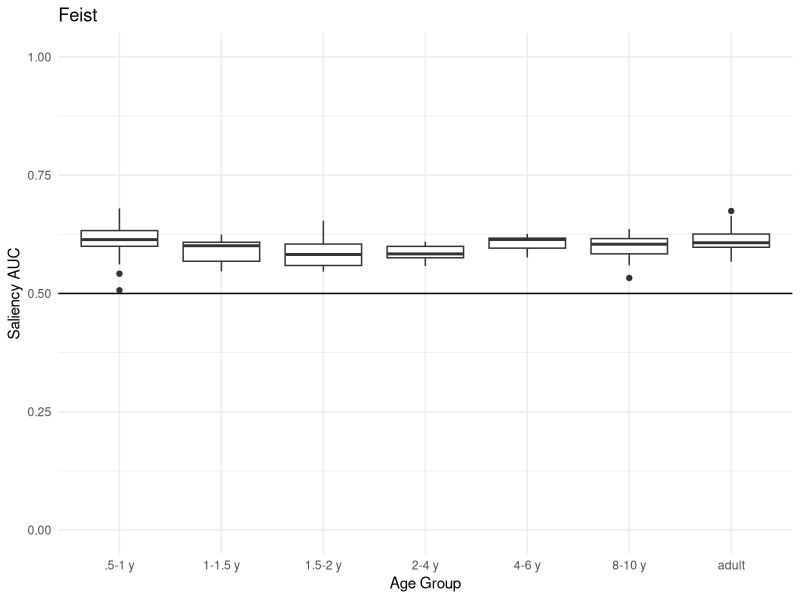
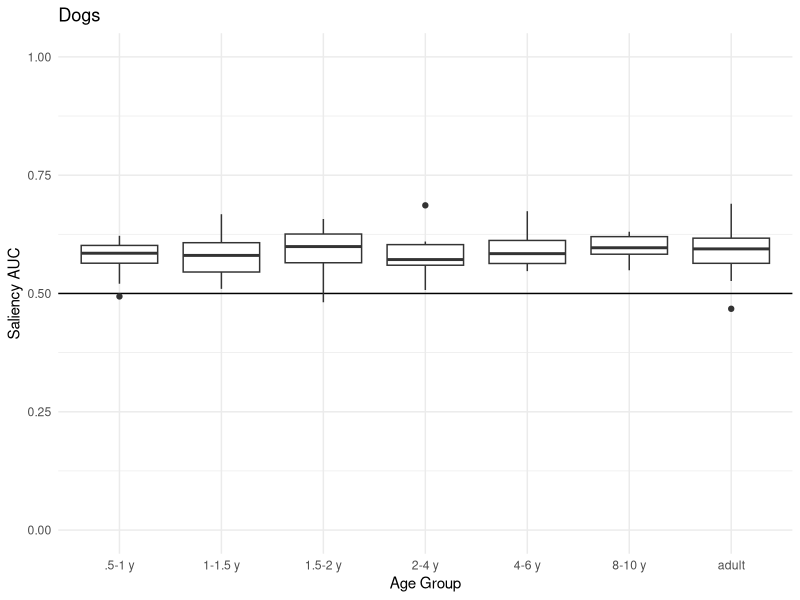
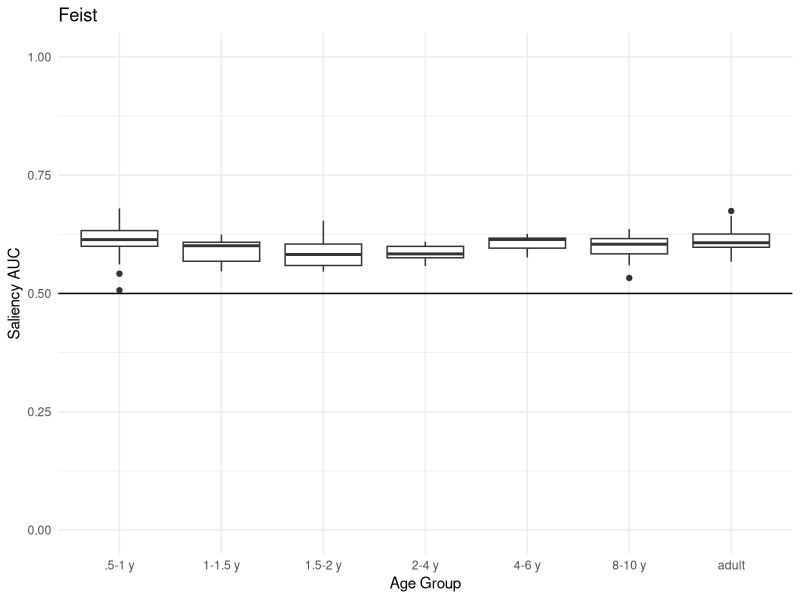
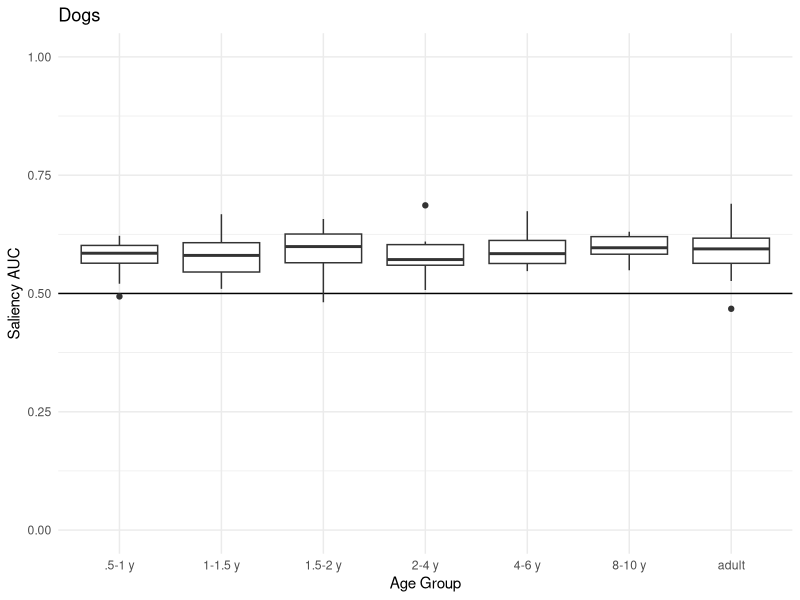
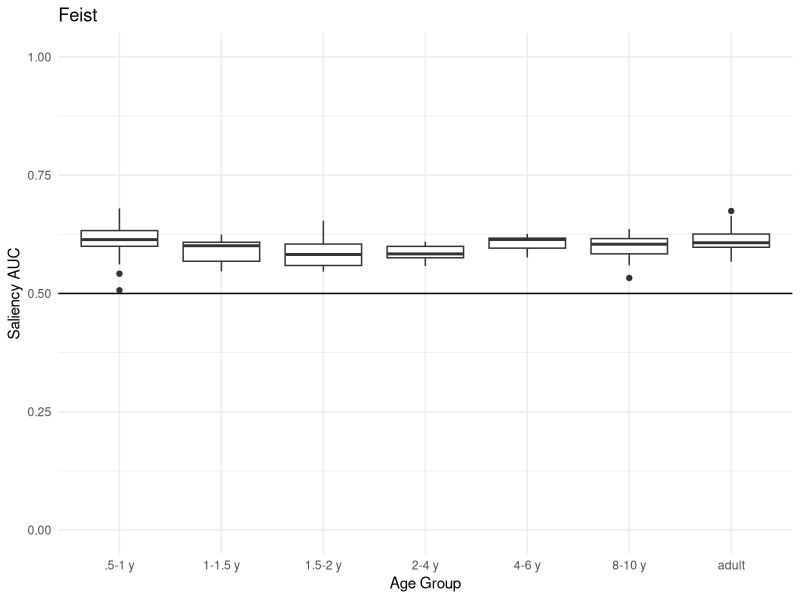
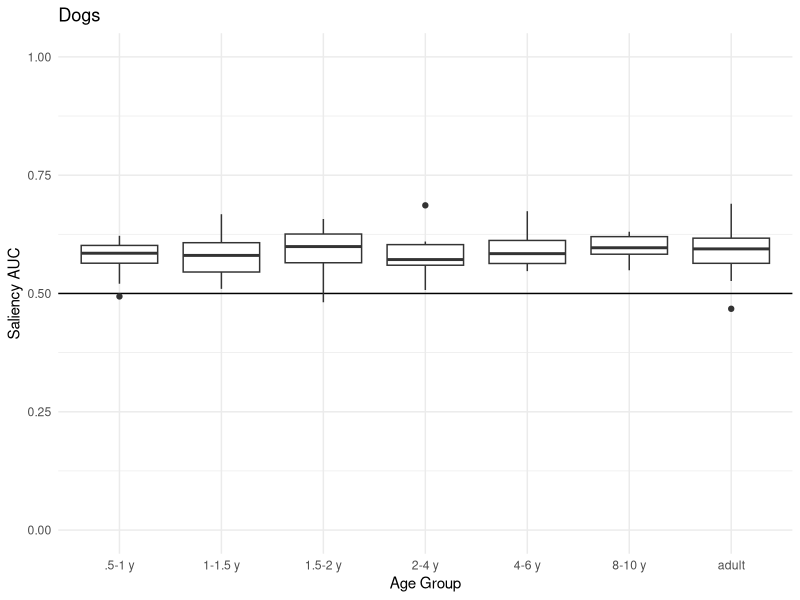
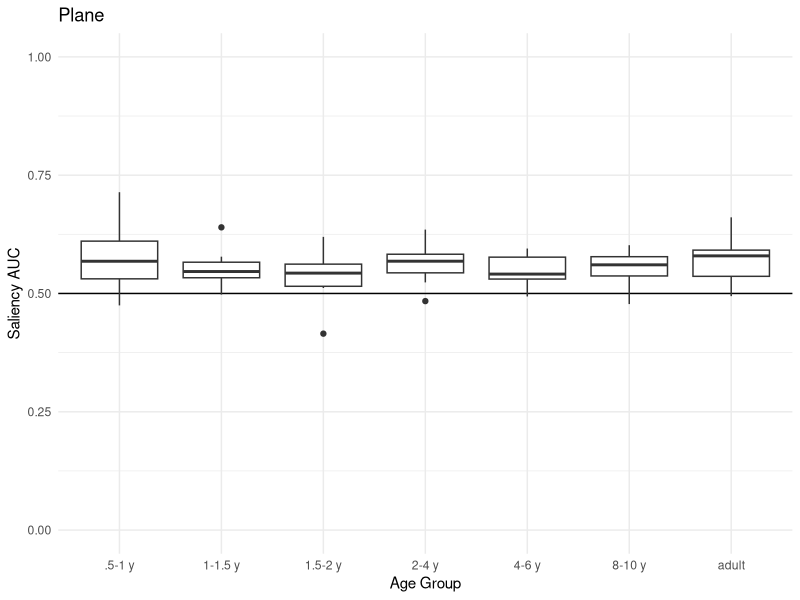
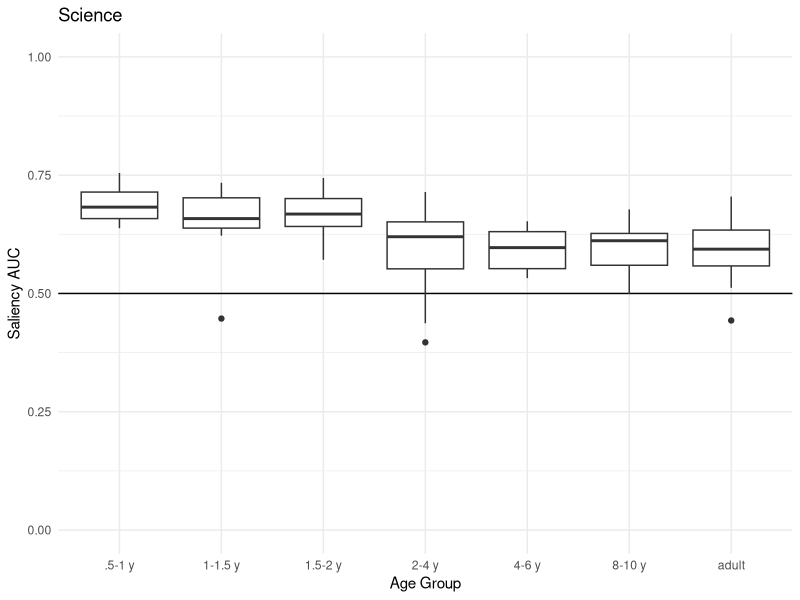

Generate these figures, in order, with R: (Note: this script raises an error after producing the figures.)
library(tidyverse)

ds <- read_csv("data_cleaned/cleaned.csv")

#Making this graph for each subset duplicates a lot of code!
#It's also hard to remember to update the title and filter (two different places)
ds %>% filter(stim == "Feist") %>% 
  ggplot(aes(x = age_group, y = AUC_sal)) + 
  geom_hline(yintercept = 0.5) +
  geom_boxplot() + 
  ggtitle("Feist") + 
  ylim(0,1) + 
  xlab("Age Group") +
  ylab("Saliency AUC") +
  theme_minimal()

ds %>% filter(stim == "Dogs") %>% 
  ggplot(aes(x = age_group, y = AUC_sal)) + 
  geom_hline(yintercept = 0.5) +
  geom_boxplot() + 
  ggtitle("Dogs") + 
  ylim(0,1) + 
  xlab("Age Group") +
  ylab("Saliency AUC") +
  theme_minimal()

#Let's write this as a function
by_stim_graph <- function(ds, stim_name) {
  ds %>% filter(stim == stim_name) %>% 
    ggplot(aes(x = age_group, y = AUC_sal)) + 
    geom_hline(yintercept = 0.5) +
    geom_boxplot() + 
    ggtitle(stim_name) + 
    ylim(0,1) + 
    xlab("Age Group") +
    ylab("Saliency AUC") +
    theme_minimal()
}
by_stim_graph(ds, "Feist")
by_stim_graph(ds, "Dogs")

#Makes this much more "mappable" too
map(c("Feist","Dogs","Plane","Science"), ~ by_stim_graph(ds, .x))

#Can we make the function more flexible?
#Make save_file an argument with a default of "FALSE"
#Assigning a value to an argument with "=" sets the defaul
by_stim_graph <- function(ds, stim_name, save_file = FALSE) {
  #Part1: Make the graph
  ds %>% filter(stim == stim_name) %>% 
    ggplot(aes(x = age_group, y = AUC_sal)) + 
    geom_hline(yintercept = 0.5) +
    geom_boxplot() + 
    ggtitle(stim_name) + 
    ylim(0,1) + 
    xlab("Age Group") +
    ylab("Saliency AUC") +
    theme_minimal()
  
  #Part2: Save the graph if save_file == T
  #USE AN IF STATEMENT TO HANDLE THE SAVE_FILE ARGUMENT
  #If save file is T, run the code, otherwise don't
  if (save_file == T) {
    file_name <- paste0("eda/",stim_name,".png")
    ggsave(file_name)
    print(paste("Wrote file", file_name))
  }
}
by_stim_graph(ds, "Feist")
by_stim_graph(ds, "Feist", save_file = T)

#Can we make the function even more flexible?
#Make stim_name an optional argument. If it's supplied, filter by stim. If not, graph all data
auc_boxplot <- function(df, stim_name = NULL, save_file = FALSE) {
  #Part1: Check the input
  stopifnot("ERROR: save_file must be logical" = is.logical(save_file))
  
  #Part2: Filter dataset if a stim is included, otherwise "overall"
  if (!is.null(stim_name)) {
    ds <- ds %>% filter(stim == stim_name)
  } else {
    stim_name <- "Overall"
  }
  
  #Part3: Make the graph and save it to p
  p <- ds %>% 
    ggplot(aes(x = age_group, y = AUC_sal)) + 
    geom_hline(yintercept = 0.5) +
    geom_boxplot() + 
    ggtitle(stim_name) + 
    ylim(0,1) + 
    xlab("Age Group") +
    ylab("Saliency AUC") +
    theme_minimal()
  
  #Part4: Save the graph if save_file is TRUE
  if (save_file == T) {
    file_name <- paste0("eda/",stim_name,".png")
    ggsave(file_name, plot = p)
    print(paste("Wrote file", file_name))
  }
  
  #Part5: Return the graph
  return(p)
}
auc_boxplot(ds)
auc_boxplot(ds, stim = "Plane")
auc_boxplot(ds, save_file = T)
auc_boxplot(ds, save_file = "yes") 
